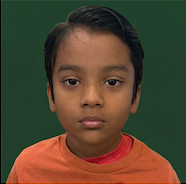
#> input picture client/dist/Ishaan.png, 186 x 184 px
$ python crop.py dist/Ishaan.png out.png
#> lines starting #> are read from the running program, lines starting #| are printed output that depends on the picture
from PIL import Image
import sys

img_path = sys.argv[1]
out_prefix = sys.argv[2] # e.g. public/images/2019-3-

im = Image.open(img_path)
#> im is the input picture: PIL image 186x184 RGBA; mean R, G, B, A 83.6, 69, 47.9, 255
width, height = im.size
#> width = 186; height = 184

# [5 lines of commented-out code are left out]

mid_w = width // 2
#> mid_w = 93
mid_h = height // 2
#> mid_h = 92

# crop(left, top, right, bottom)
im_A = im.crop((0, 0, mid_w, mid_h))
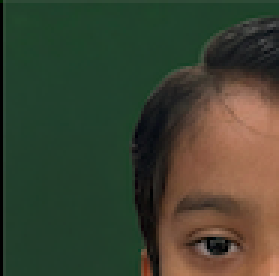
#> im_A: PIL image 93x92 RGBA (shown 3 times larger); mean R, G, B, A 61.2, 67, 49.1, 255
im_B = im.crop((0, mid_h, mid_w, height))
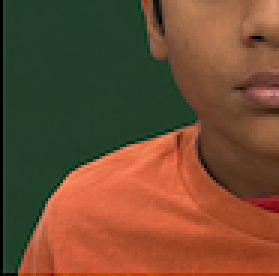
#> im_B: PIL image 93x92 RGBA (shown 3 times larger); mean R, G, B, A 112.2, 75.7, 50.4, 255
im_C = im.crop((mid_w, 0, width, mid_h))
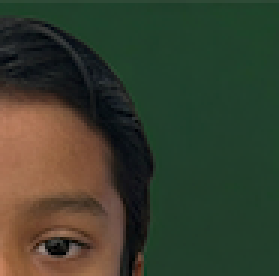
#> im_C: PIL image 93x92 RGBA (shown 3 times larger); mean R, G, B, A 56, 63.2, 46, 255
im_D = im.crop((mid_w, mid_h, width, height))
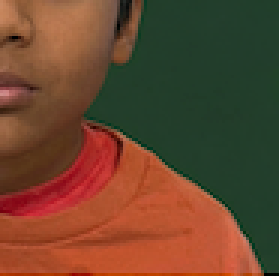
#> im_D: PIL image 93x92 RGBA (shown 3 times larger); mean R, G, B, A 105, 69.9, 45.9, 255

im_A.save(out_prefix + "A.png")
im_B.save(out_prefix + "B.png")
im_C.save(out_prefix + "C.png")
im_D.save(out_prefix + "D.png")

print("Crop successful!")
